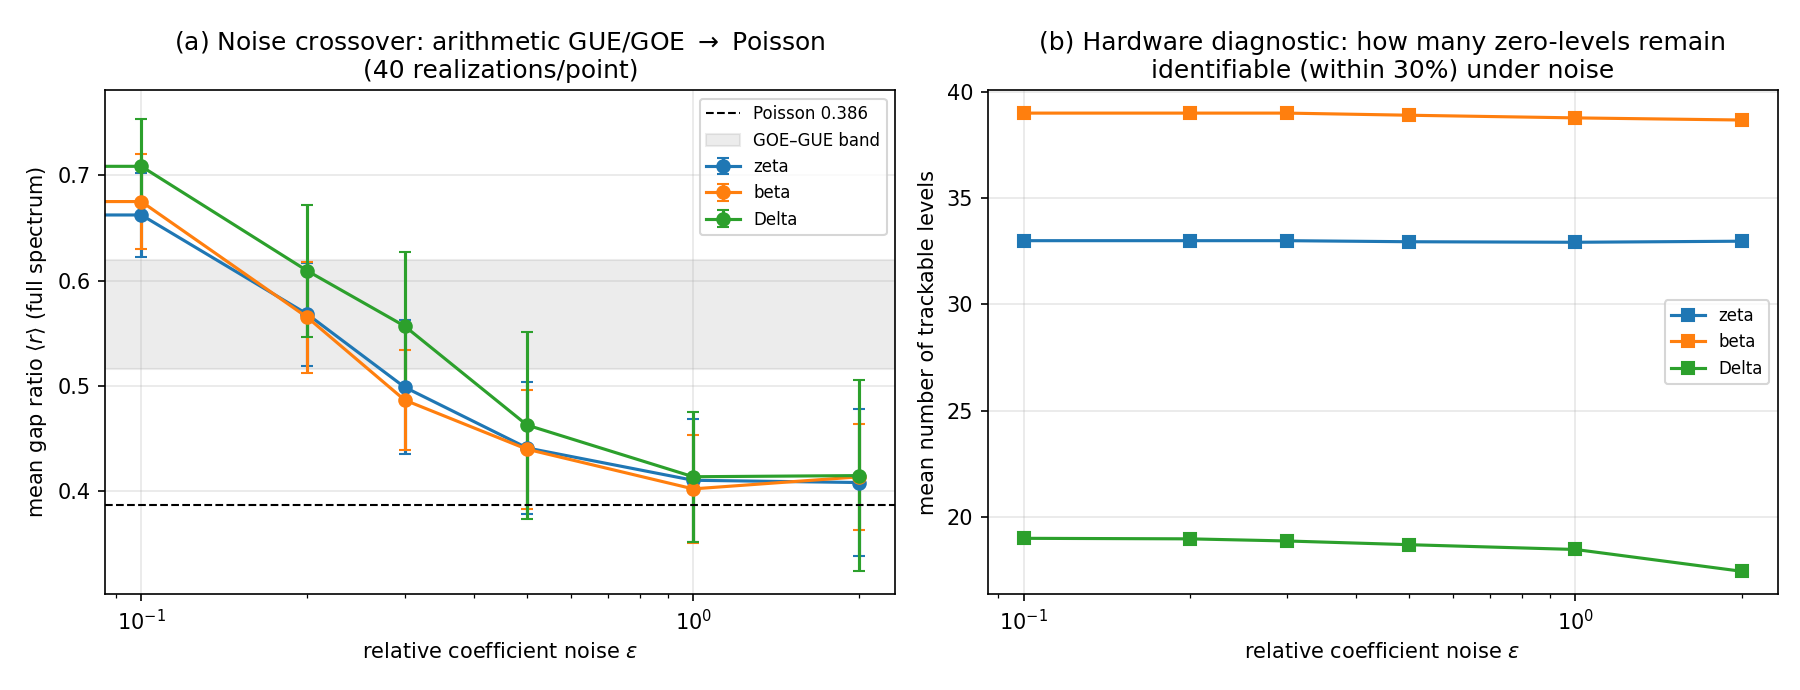

The script that saved this image:
# -*- coding: utf-8 -*-
"""exp4: hardware-noise critical threshold eps_c.
Extends exp3 E6 to large noise (eps = 0.1, 0.2, 0.3, 0.5, 1.0, 2.0) to locate
the crossover from Wigner-Dyson repulsion (r~0.6) toward Poisson (r=0.3863).

Noise model (same as exp3 E6): multiplicative Gaussian on both diagonals,
  a_n -> a_n (1 + eps g_n),  b_n -> b_n |1 + eps h_n|,  g,h ~ N(0,1).
For eps >= ~0.3 the 'tracked levels' picture breaks down (spectrum moves far),
so we report TWO diagnostics:
  (i)  r_tracked  : mean gap ratio of the subset that still tracks the clean
                    zeros within 30% (the hardware 'can I still see my levels'
                    diagnostic; comparable to exp3 E6);
  (ii) r_full     : mean gap ratio over ALL unfolded eigenvalues (cubic
                    counting-function unfolding, consistent with exp1/exp3),
                    which remains valid for large noise.
40 independent noise realizations per (family, eps). RNG seed = 20260831.
Outputs exp4_results.json + exp4_noise_threshold.png.
"""
import numpy as np, json, os
import matplotlib
matplotlib.use('Agg')
import matplotlib.pyplot as plt
plt.rcParams['font.family'] = 'DejaVu Sans'
plt.rcParams['axes.grid'] = True
plt.rcParams['grid.alpha'] = 0.3

BASE = '/Coze/Drive/黎曼猜想论文审核/所有对话/主对话'
OUT = os.path.join(BASE, 'physics_experiments')
rng = np.random.default_rng(20260831)

def load_csv_matrix(path):
    rows = []
    with open(path) as f:
        for line in f:
            line = line.strip()
            if line:
                rows.append([float(x) for x in line.split(',')])
    return np.array(rows)

def ab_from_H(H):
    a = np.diag(H).copy()
    b = np.diag(H, 1).copy()
    return a, b

GWIN = (5.0, 120.0)  # physical gamma window (zeros 14..~60 for J50; margin)

def gamma_all(H):
    """Return (gammas in physical window, frac_positive_eigenvalues).
    Large multiplicative noise destroys positive-definiteness (the moment /
    arithmetic structure): negative eigenvalues appear. They are excluded from
    the gamma mapping (1/sqrt(lambda) only defined on positive spectrum); the
    positive-eigenvalue fraction is itself reported as a structural diagnostic."""
    E = np.sort(np.linalg.eigvalsh(H))
    frac_pos = float(np.mean(E > 1e-18))
    Epos = E[E > 1e-18]
    g = 1.0/np.sqrt(Epos)
    g = np.sort(g)
    g = g[(g >= GWIN[0]) & (g <= GWIN[1])]
    return g, frac_pos

def unfold3(g):
    n = len(g)
    if n < 5:
        return None
    k = np.arange(n, dtype=float)
    try:
        c = np.polyfit(g, k, 3)
    except Exception:
        return None
    eu = np.polyval(c, g)
    eu = eu - eu[0]
    if eu[-1] == eu[0]:
        return None
    eu *= (n-1)/(eu[-1]-eu[0])
    return eu

def r_ratio_from_gaps(g):
    d = np.diff(g); d = d[d > 0]
    if len(d) < 3: return float('nan')
    r = np.minimum(d[:-1], d[1:])/np.maximum(d[:-1], d[1:])
    return float(np.mean(r))

def r_full(H):
    g, _ = gamma_all(H)
    eu = unfold3(g)
    if eu is None: return float('nan')
    return r_ratio_from_gaps(eu)

# ---- load matrices ----
H_zeta = load_csv_matrix(os.path.join(BASE, 'GRH交互网页/zeta_J50_matrix.csv'))
H_beta = load_csv_matrix(os.path.join(BASE, 'GRH交互网页/beta_J50_matrix.csv'))
djson = json.load(open(os.path.join(BASE, 'delta_matrix/results_20260831/delta_jacobi_raw.json')))
_j = djson['J22']
_ad = np.array([float(x) for x in _j['alphas']])
_bsq = np.array([float(x) for x in _j['betas_sq']])
_bd = np.sqrt(np.maximum(_bsq, 1e-300))
H_delta = np.diag(_ad)
for _i in range(len(_bd)):
    H_delta[_i, _i+1] = H_delta[_i+1, _i] = _bd[_i]

families = {'zeta': H_zeta, 'beta': H_beta, 'Delta': H_delta}
EPSS = [0.0, 0.1, 0.2, 0.3, 0.5, 1.0, 2.0]
NREP = 40

results = {'meta': {'eps_list': EPSS, 'n_rep': NREP, 'seed': 20260831,
                    'noise_model': 'multiplicative Gaussian a*(1+eps g), b*|1+eps h|',
                    'theory': {'GUE': 0.5996, 'GOE': 0.5359, 'Poisson': 0.3863}}}
for name, H in families.items():
    a0, b0 = ab_from_H(H)
    g0, fp0 = gamma_all(H)
    r0 = r_full(H)
    row = {'0.0': {'r_full': r0, 'r_tracked': r0, 'n_tracked': int(len(g0)),
                   'frac_positive': fp0}}
    print(f'=== {name} (N={len(a0)}) clean r_full={r0:.3f}, '
          f'{len(g0)} levels in gamma window, frac_pos={fp0:.3f} ===', flush=True)
    for eps in EPSS[1:]:
        rf, rt, nt, fp = [], [], [], []
        for _ in range(NREP):
            a2 = a0*(1+eps*rng.standard_normal(len(a0)))
            b2 = b0*np.abs(1+eps*rng.standard_normal(len(b0)))
            Hn = np.diag(a2)
            for i in range(len(b2)):
                Hn[i, i+1] = Hn[i+1, i] = b2[i]
            rf.append(r_full(Hn))
            # tracked subset vs clean zeros
            gn, fpos = gamma_all(Hn)
            fp.append(fpos)
            tracked = []
            for gz in g0:
                if len(gn) == 0: break
                j = np.argmin(np.abs(gn-gz))
                if abs(gn[j]-gz)/gz < 0.30:
                    tracked.append(gn[j])
            tracked = np.sort(np.array(tracked))
            nt.append(len(tracked))
            if len(tracked) >= 4:
                eu = unfold3(tracked)
                if eu is not None:
                    rt.append(r_ratio_from_gaps(eu))
        row[str(eps)] = {'r_full_mean': float(np.nanmean(rf)),
                         'r_full_std': float(np.nanstd(rf)),
                         'r_tracked_mean': float(np.nanmean(rt)) if rt else float('nan'),
                         'r_tracked_std': float(np.nanstd(rt)) if rt else float('nan'),
                         'n_tracked_mean': float(np.mean(nt)),
                         'frac_positive_mean': float(np.mean(fp))}
        print(f"  eps={eps:g}: r_full={np.nanmean(rf):.3f}+-{np.nanstd(rf):.3f}  "
              f"r_tracked={np.nanmean(rt) if rt else float('nan'):.3f}  "
              f"ntrack={np.mean(nt):.1f}/{len(g0)}  frac_pos={np.mean(fp):.3f}", flush=True)
    results[name] = row

json.dump(results, open(os.path.join(OUT, 'exp4_results.json'), 'w'), indent=1)

# ---- plot ----
fig, ax = plt.subplots(1, 2, figsize=(12, 4.6))
colors = {'zeta': 'tab:blue', 'beta': 'tab:orange', 'Delta': 'tab:green'}
for name in families:
    xs = [float(e) for e in results[name].keys()]
    yf = [results[name][str(x)].get('r_full', results[name][str(x)].get('r_full_mean')) for x in xs]
    yfs = [results[name][str(x)].get('r_full_std', 0) for x in xs]
    ax[0].errorbar(xs, yf, yerr=yfs, marker='o', capsize=3, color=colors[name], label=name)
ax[0].axhline(0.3863, color='k', ls='--', lw=1, label='Poisson 0.386')
ax[0].axhspan(0.5359-0.02, 0.5996+0.02, color='gray', alpha=0.15, label='GOE–GUE band')
ax[0].set_xscale('log'); ax[0].set_xlabel(r'relative coefficient noise $\epsilon$')
ax[0].set_ylabel(r'mean gap ratio $\langle r\rangle$ (full spectrum)')
ax[0].set_title('(a) Noise crossover: arithmetic GUE/GOE $\\to$ Poisson\n(40 realizations/point)')
ax[0].legend(fontsize=8)
for name in families:
    xs = [float(e) for e in results[name].keys() if float(e) > 0]
    yt = [results[name][str(x)]['r_tracked_mean'] for x in xs]
    ntr = [results[name][str(x)]['n_tracked_mean'] for x in xs]
    ax[1].plot(xs, ntr, marker='s', color=colors[name], label=name)
ax[1].set_xscale('log'); ax[1].set_xlabel(r'relative coefficient noise $\epsilon$')
ax[1].set_ylabel('mean number of trackable levels')
ax[1].set_title('(b) Hardware diagnostic: how many zero-levels remain\nidentifiable (within 30%) under noise')
ax[1].legend(fontsize=8)
plt.tight_layout()
plt.savefig(os.path.join(OUT, 'exp4_noise_threshold.png'), dpi=150)
print('saved exp4_results.json + exp4_noise_threshold.png', flush=True)
